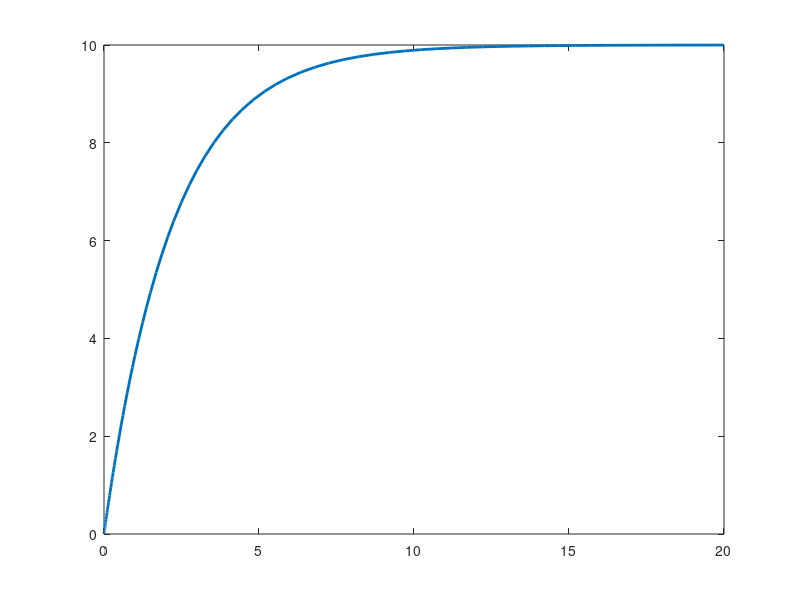

Here is the MATLAB script that generated this plot: (Note: this script raises an error after producing the figure.)
clc;
clear;
close all;

%% Parameters: student ID A01646121 ends in 1, so R1=R2=1+10=11 ohms.

R1 = 11;
R2 = 11;
R3 = 10;

C1 = 0.1;
C2 = 0.1;

E = 10;

%% Simulation time.

tspan = [0 20];

%% Initial conditions: both capacitors start discharged.

VC1_0 = 0;
VC2_0 = 0;

y0 = [VC1_0 VC2_0];

%% Circuit model: y(1)=VC1, y(2)=VC2.

modelo = @(t,y) [

    (E - y(1)) / ((R1 + R2)*C1);

    (E - y(2)) / (R3*C2)

];

%% Simulation

[t,y] = ode45(modelo, tspan, y0);

VC1 = y(:,1);
VC2 = y(:,2);

%% Steady state

VC1_ss = E;
VC2_ss = E;

fprintf('Steady-state values:\n');
fprintf('VC1 = %.4f V\n', VC1_ss);
fprintf('VC2 = %.4f V\n', VC2_ss);

fprintf('\nValues at the end of the simulation:\n');
fprintf('VC1(20 s) = %.4f V\n', VC1(end));
fprintf('VC2(20 s) = %.4f V\n', VC2(end));

%% Plot VC1

figure;

plot(t, VC1, 'LineWidth', 2);
hold on;

yline(VC1_ss, '--', 'Steady State');

grid on;

xlabel('Time (s)');
ylabel('V_{C1} (V)');
title('V_{C1} vs Time');

%% Plot VC2

figure;

plot(t, VC2, 'LineWidth', 2);
hold on;

yline(VC2_ss, '--', 'Steady State');

grid on;

xlabel('Time (s)');
ylabel('V_{C2} (V)');
title('V_{C2} vs Time');
